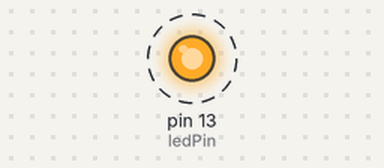
Bench run of a sketch on a simulated Arduino Uno, built with avr-gcc and run on an emulated ATmega328P. Shown: output pins drawn as LEDs (lit = HIGH). Dashed ring = blinking.

Above: at 0.5 s.
Timing chart, 0 to 4.6 s (numbered marks = the images above):
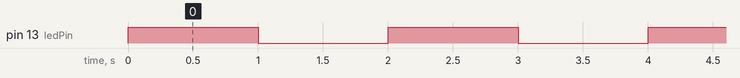

The sketch:

Led.blink1.ino
```cpp
// Pin connected to the LED
const int ledPin = 13;

// Time interval for blinking (in milliseconds)
const int blinkInterval = 1000;

void setup() {
  // Initialize the digital pin as an output
  pinMode(ledPin, OUTPUT);
}

void loop() {
  // Turn the LED on
  digitalWrite(ledPin, HIGH);

  // Delay for the specified interval
  delay(blinkInterval);

  // Turn the LED off
  digitalWrite(ledPin, LOW);

  // Delay for the specified interval
  delay(blinkInterval);
}
```

Measured:
- by itself, pin 13 (ledPin): alternates HIGH for 1.0 s and LOW for 1.0 s
